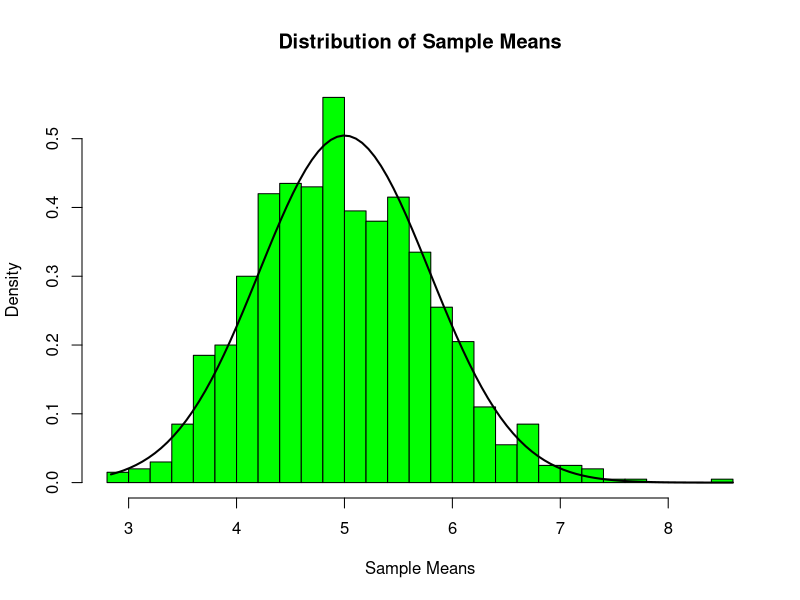
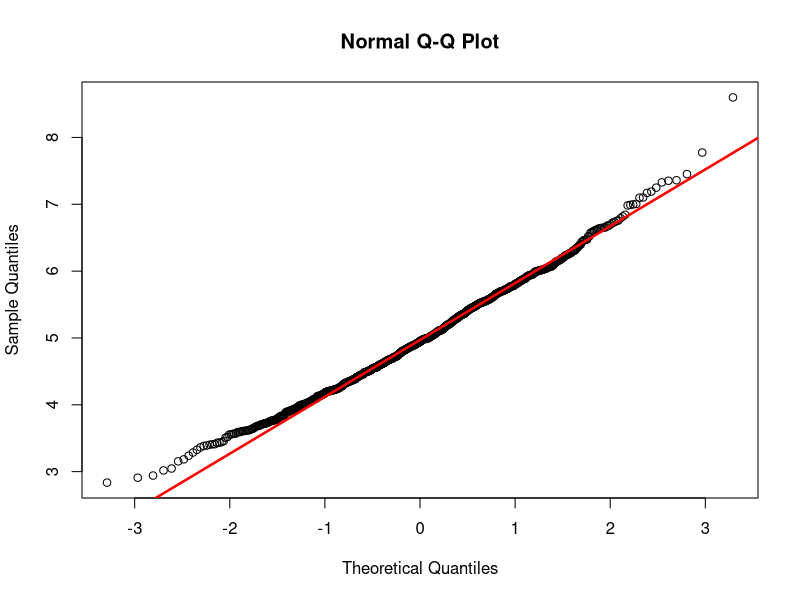

Recreate these plots in R, in order.
## ---- chunk 1
knitr::opts_chunk$set(echo = TRUE)
## ---- chunk 2
library(ggplot2)
## ---- chunk 3
set.seed(42)
lambda = 0.2
nosim = 1000
count = 40

expData <- matrix(sample(rexp(nosim*count,lambda)),nosim,count)
expMns <- apply(expData,1,mean)
## ---- chunk 4
paste("Mean of sample means from simulation = ",mean(expMns))
## ---- chunk 5
paste("Theoretical Mean = ",1/lambda)
## ---- chunk 6
1/lambda - mean(expMns)
## ---- chunk 7
paste("Variance of Sample means from simulation = ",var(expMns))
## ---- chunk 8
paste("Theoretical Variance = ",1/((lambda*sqrt(count))^2))
## ---- chunk 9
1/((lambda*sqrt(count))^2) - var(expMns)
## ---- chunk 10
xfit <- seq(min(expMns), max(expMns), length=100)
yfit <- dnorm(xfit, mean=1/lambda, sd=(1/lambda/sqrt(count)))
hist(expMns,breaks=count,prob=T,col = "green",xlab = "Sample Means",main = "Distribution of Sample Means",ylab="Density")
lines(xfit,yfit,col="black",lwd=2)
## ---- chunk 11
qqnorm(expMns)
qqline(expMns,col="red",lwd=2.5)
